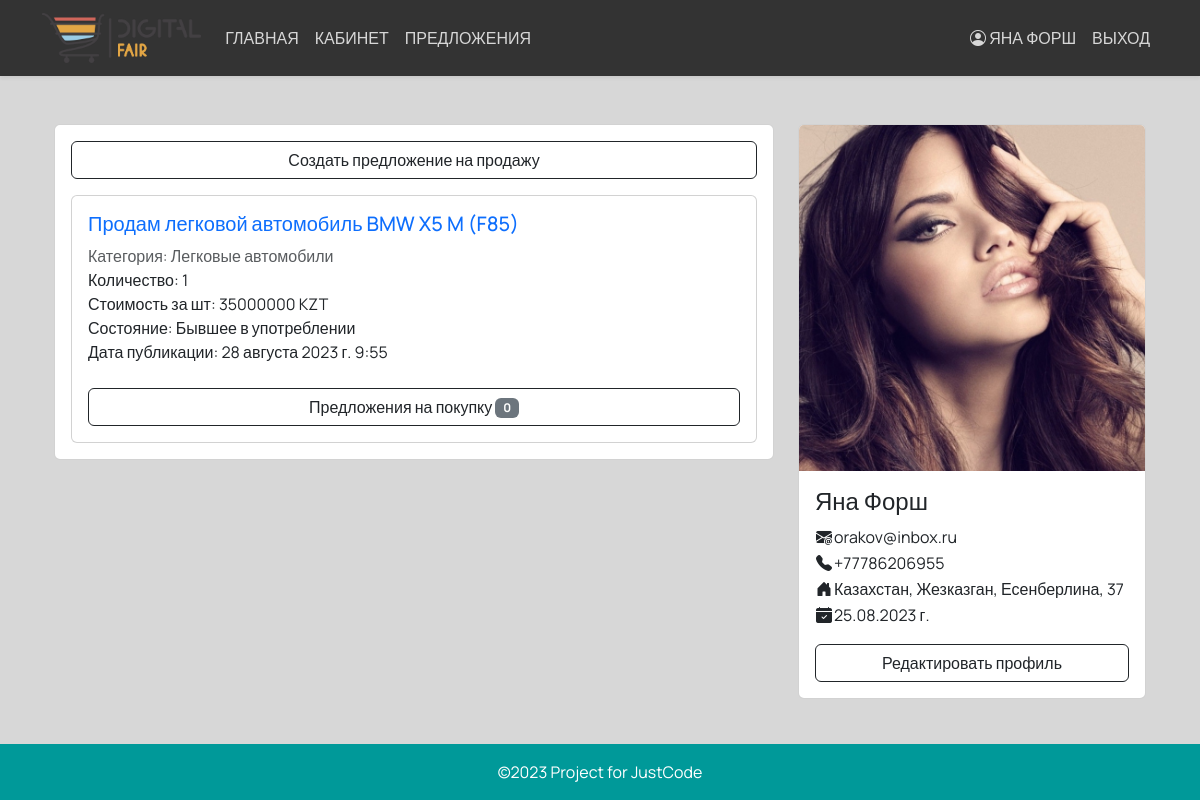
The page /cabinet (signed in) on the database its author committed.
### main/models.py (models this page shows, shortened)
class CustomUser(AbstractBaseUser, PermissionsMixin):
    iin = models.CharField(max_length=12, unique=True)
    first_name = models.CharField(max_length=64)
    last_name = models.CharField(max_length=64)
    email = models.EmailField(max_length=128)
    country = models.CharField(max_length=64)
    city = models.CharField(max_length=64)
    street = models.CharField(max_length=64)
    home_number = models.CharField(max_length=64)
    phone_regex = RegexValidator(
        regex=r'^\+?1?\d{11}$',
        message='Номер телефона должен быть в международном формате: +77011234567'
    )
    phone = models.CharField(validators=[phone_regex], max_length=12)
    avatar = models.ImageField(upload_to='profile_photo', default='img/default_avatar.jpg')
    is_active = models.BooleanField(default=True)
    is_staff = models.BooleanField(default=False)
    date_joined = models.DateTimeField(default=timezone.now)
    class Meta:
        verbose_name = 'Пользователь'
        verbose_name_plural = 'Пользователи'
    USERNAME_FIELD = 'iin'
    REQUIRED_FIELDS = []
    objects = CustomUserManager()

class OfferSale(models.Model):
    title = models.CharField(max_length=64)
    image = models.ImageField(upload_to='img/offer_image', default='img/no_item_image.jpg')
    category = models.ForeignKey(Category, on_delete=models.CASCADE)
    description = models.TextField(null=True, blank=True)
    manufacturer = models.ForeignKey(Manufacturer, on_delete=models.CASCADE)
    offer_model = models.ForeignKey(OfferModel, on_delete=models.CASCADE)
    amount = models.PositiveIntegerField()
    unit = models.ForeignKey(Unit, on_delete=models.CASCADE)
    condition_new = models.BooleanField(default=True)
    price = models.PositiveIntegerField()
    datetime = models.DateTimeField(auto_now_add=True)
    in_active = models.BooleanField(default=True)
    salesman = models.ForeignKey(CustomUser, on_delete=models.CASCADE)
    country = models.CharField(max_length=64)
    city = models.CharField(max_length=64)
    street = models.CharField(max_length=64)
    home_number = models.CharField(max_length=64)
    class Meta:
        verbose_name = 'Предложение на продажу'
        verbose_name_plural = 'Предложения на продажу'

class Manufacturer(models.Model):
    name = models.CharField(max_length=128)
    description = models.TextField(null=True, blank=True)
    class Meta:
        verbose_name = 'Производитель'
        verbose_name_plural = 'Производители'
    def __str__(self):
        return self.name

class OfferModel(models.Model):
    name = models.CharField(max_length=128)
    manufacturer = models.ForeignKey(Manufacturer, on_delete=models.CASCADE)
    description = models.TextField(null=True, blank=True)
    class Meta:
        verbose_name = 'Модель'
        verbose_name_plural = 'Модели'
    def __str__(self):
        return self.name

class Category(models.Model):
    name = models.CharField(max_length=64)
    description = models.TextField(null=True, blank=True)
    class Meta:
        verbose_name = 'Категория'
        verbose_name_plural = 'Категории'

class Unit(models.Model):
    name = models.CharField(max_length=64)
    class Meta:
        verbose_name = 'Единица измерения'
        verbose_name_plural = 'Единицы измерения'
    def __str__(self):
        return self.name

### main/views.py (the view)
# urls.py: path('cabinet', cabinetView, name='cabinet_url'),
@login_required(login_url='login_url')
def cabinetView(request):
    user = request.user
    offers = OfferSale.objects.filter(salesman=user).order_by('-datetime')
    for offer in offers:
        offer.count = len(OfferBuy.objects.filter(sale=offer).filter(in_active=True))
    context = {
        'user': user,
        'this_url': 'cabinet_url',
        'offers': offers,
    }
    return render(request, 'cabinet.html', context)

### main/context_processors.py (called while the page is built)
def current_year(request):
    return {'current_year': datetime.datetime.now().year}

### templates/cabinet.html (shortened to what this page needs)
{% extends 'base.html' %}
{% load static %}
{% block content %}
<div class="container mt-5">
    <div class="row">
        <div class="col-md-8">
            <div class="card">
                <div class="card-body">
                    <div class="d-grid gap-2">
                        <a href="{% url 'offer_create_url' %}" class="btn btn-outline-dark">Создать предложение на продажу</a>
                    </div>
                    {% if offers %}
                    {% for offer in offers %}
                        <div class="card mt-3">
                            <div class="card-body">
                                <div class="d-grid gap-2">
                                    <ul class="list-unstyled">
                                        <li class="list-group-item"><h5><a class="text-decoration-none" href="{% url 'offer_url' offer.id %}">{{ offer.title }} {{ offer.manufacturer }} {{ offer.offer_model }}</a></h5></li>
                                        <li class="list-group-item text-muted">Категория: {{ offer.category.name }}</li>
                                        <li class="list-group-item">Количество: {{ offer.amount }}</li>
                                        <li class="list-group-item">Стоимость за {{ offer.unit }}: {{ offer.price }} KZT</li>
                                        <li class="list-group-item">Состояние:
                                            {% if offer.condition_new %}
                                                <span>Новое</span>
                                            {% else %}
                                                <span>Бывшее в употреблении</span>
                                            {% endif %}
                                        </li>
                                        <li class="list-group-item">Дата публикации: {{ offer.datetime }}</li>
                                    </ul>
                                    <a href="{% url 'offers_buy_url' offer.id %}" class="btn btn-outline-dark">
                                        Предложения на покупку <span class="badge bg-secondary">{{ offer.count }}</span>
                                    </a>
                                </div>
                            </div>
                        </div>
                    {% endfor %}
                    {% endif %}
                </div>
            </div>
        </div>
        <div class="col-md-4">
            <div class="card">
                <img src="{{ user.avatar.url }}" class="card-img-top" alt="Avatar">
                <div class="card-body">
                    <table class="table-borderless">
                        <h4 class="card-title">{{ user.first_name }} {{ user.last_name }}</h4>
                        <tbody>
                            <tr>
                                <td class="card-text"><i class="bi bi-envelope-at-fill"></i></td>
                                <td class="card-text">{{ user.email }}</td>
                            </tr>
                            <tr>
                                <td class="card-text"><i class="bi bi-telephone-fill"></i></td>
                                <td class="card-text">{{ user.phone }}</td>
                            </tr>
                            <tr>
                                <td class="card-text"><i class="bi bi-house-door-fill"></i></td>
                                <td class="card-text">{{ user.country }}, {{ user.city }}, {{ user.street }}, {{ user.home_number }}</td>
                            </tr>
                            <tr>
                                <td class="card-text"><i class="bi bi-calendar-check-fill"></i></td>
                                <td class="card-text">{{ user.date_joined|date:"d.m.Y" }} г.</td>
                            </tr>
                        </tbody>
                    </table>
                        <div class="d-grid gap-2 mt-3">
                            <a href="{% url 'edit_profile_url' %}" class="btn btn-outline-dark">Редактировать профиль</a>
                    </div>
                </div>
            </div>
        </div>
    </div>
</div>
{% endblock %}

### templates/base.html (shortened to what this page needs)
{% load static %}
<!DOCTYPE html>
<html lang="en">
<head>
    <link rel="stylesheet" href="https://cdn.jsdelivr.net/npm/bootstrap@5.3.0/dist/css/bootstrap.min.css">
    <link rel="stylesheet" href="https://cdn.jsdelivr.net/npm/bootstrap-icons@1.10.5/font/bootstrap-icons.css">
</head>
<body>
    <nav class="navbar navbar-expand-lg navbar-dark shadow-sm sticky-top" style="background-color: #333333;">
        <div class="container">
            <a class="navbar-brand" href="{% url 'home_url' %}">
                <img src="{% static 'img/logo.png' %}" alt="Logo" height="50" class="d-inline-block align-text-center">
            </a>
            <div class="collapse navbar-collapse" id="navbarNav">
                <ul class="navbar-nav ml-auto">
                    <li class="nav-item">
                        <a class="nav-link" href="{% url 'home_url' %}">Главная</a>
                    </li>
                    <li class="nav-item">
                        <a class="nav-link" href="{% url 'cabinet_url' %}">Кабинет</a>
                    </li>
                    <li class="nav-item">
                        <a class="nav-link" href="{% url 'offers_url' %}">Предложения</a>
                    </li>
                </ul>
            </div>
            <div class="collapse navbar-collapse justify-content-end" id="navbarNav">
                {% if user.is_authenticated %}
                <ul class ="navbar-nav">
                    <li class="nav-item my-auto">
                        <a class="nav-link " href="{% url 'cabinet_url' %}"><i class="bi bi-person-circle"></i> {{ user.first_name }} {{ user.last_name }}</a>
                    </li>
                    <li class="nav-item">
                        <a class="nav-link" href="{% url 'logout_url' %}">Выход</a>
                    </li>
                </ul>
                {% endif %}
            </div>
        </div>
    </nav>
    <div class="container mt-5">
        {% block content %}
        {% endblock content %}
    </div>
    <footer class="text-white py-3 fixed-bottom" style="background-color: #009999;">
        <div class="container text-center">
            &copy;<span>{{ current_year }}</span>  Project for JustCode
        </div>
    </footer>
</html>

### templates/base.html (style rules this page uses)
body { background-color: #d7d7d7; font-family: 'Manrope', sans-serif; margin-bottom: 70px; }
.nav-link { color: #d7d7d7 ; font-size: 16px; text-transform: uppercase; }

### rows shown on the page
CustomUser: first_name "ЯНА", last_name "ФОРШ", avatar (picture), first_name "Яна", last_name "Форш", email "orakov@inbox.ru", phone "+77786206955", country "Казахстан", city "Жезказган", street "Есенберлина", home_number "37", date_joined "25.08.2023"
OfferSale: title "Продам легковой автомобиль", manufacturer "BMW", offer_model "X5 M (F85)", category.name "Легковые автомобили", amount "1", unit "шт", price "35000000", condition_new "Бывшее в употреблении", datetime "28 августа 2023 г. 9:55", count "0"
